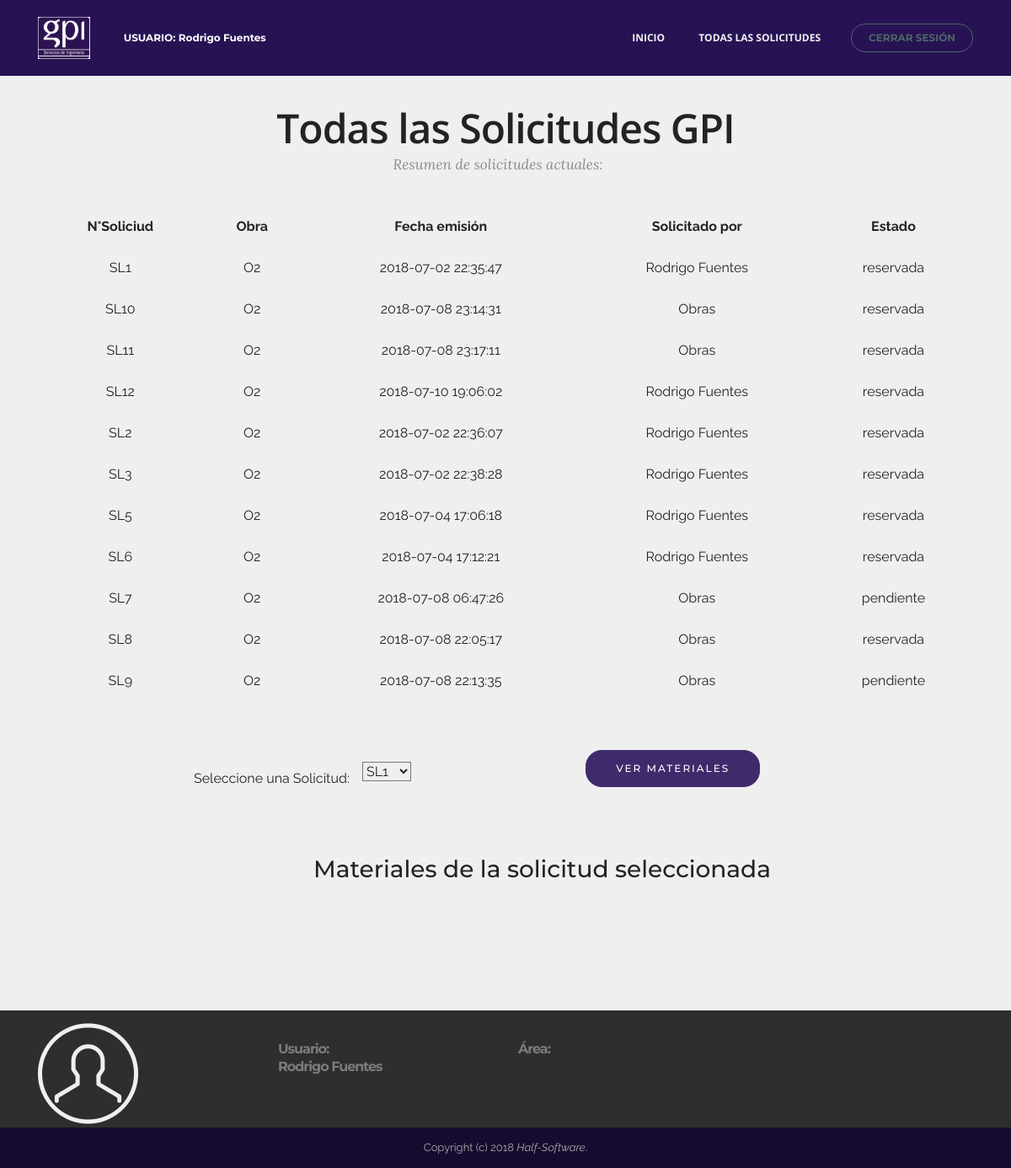
/GPI4/todas_las_solicitudes.php (signed in), run on the app's committed database.
### tables this page shows
CREATE TABLE IF NOT EXISTS `solicitud` (
  `numero` varchar(45) NOT NULL,
  `number` int(11) DEFAULT NULL,
  `fecha` timestamp NOT NULL DEFAULT CURRENT_TIMESTAMP,
  `solicitador` varchar(100) NOT NULL,
  `obra` varchar(45) NOT NULL,
  `estado` set('pendiente','reservada','solicitada','enviada a proveedores','recibida') NOT NULL DEFAULT 'pendiente',
  PRIMARY KEY (`numero`),
  KEY `solicitador` (`solicitador`,`obra`),
  KEY `obra` (`obra`),
  KEY `estado` (`estado`)
);

### GPI4/todas_las_solicitudes.php (the view, shortened to what this page needs)
<!DOCTYPE html>
<html >
<head>
  <link rel="stylesheet" href="assets/web/assets/mobirise-icons/mobirise-icons.css">
  <link rel="stylesheet" href="assets/tether/tether.min.css">
  <link rel="stylesheet" href="assets/bootstrap/css/bootstrap.min.css">
  <link rel="stylesheet" href="assets/animate.css/animate.min.css">
  <link rel="stylesheet" href="assets/dropdown/css/style.css">
  <link rel="stylesheet" href="assets/theme/css/style.css">
  <link rel="stylesheet" href="assets/mobirise/css/mbr-additional.css" type="text/css">
</head>
<body>
 <?php
	$conexion = new mysqli("localhost", "root", "", "gpi");
	$usuario = $_SESSION['username'];
	$area = $_SESSION['area'];
	$sql = "SELECT * FROM solicitud";
	$result = $conexion->query($sql);
?>
  <section id="ext_menu-6" data-rv-view="49">
    <nav class="navbar navbar-dropdown navbar-fixed-top">
        <div class="container">
            <div class="mbr-table">
                <div class="mbr-table-cell">
                    <div class="navbar-brand">
                        <a href="index.php" class="navbar-logo"><img src="assets/images/logogpi-158x128.png" alt="Mobirise"></a>
                        <a class="navbar-caption" >&nbsp; &nbsp; &nbsp; &nbsp;  USUARIO: <?php echo"$usuario" ?></a>
                    </div>
                </div>
                <div class="mbr-table-cell">
                    <ul class="nav-dropdown collapse pull-xs-right nav navbar-nav navbar-toggleable-sm" id="exCollapsingNavbar">
                    	<li class="nav-item"><a class="nav-link link" href="index.php">INICIO<br></a></li>
                    	<li class="nav-item"><a class="nav-link link" href="todas_las_solicitudes.php">TODAS LAS SOLICITUDES<br></a></li>
                   		<li class="nav-item nav-btn"><a class="nav-link btn btn-info-outline btn-info" href="logout.php">CERRAR SESIÓN</a></li></ul>
                </div>
            </div>
        </div>
    </nav>
</section>
<section class="mbr-section mbr-section__container article mbr-after-navbar" id="header3-v" data-rv-view="87" style="background-color: rgb(239, 239, 239); padding-top: 20px; padding-bottom: 0px;">
    <div class="container">
        <div class="row">
            <div class="col-xs-12">
                <h3 class="mbr-section-title display-2"><br><br>Todas las Solicitudes GPI</h3>
                <small class="mbr-section-subtitle"><p>Resumen de solicitudes actuales:&nbsp;&nbsp;&nbsp;&nbsp;</p></small>
            </div>
        </div>
    </div>
</section>
<section class="mbr-section form2" id="form2-12" data-rv-view="116" style="background-color: rgb(239, 239, 239); padding-top: 20px; padding-bottom: 120px;">
    <div class="mbr-section mbr-section__container mbr-section__container--middle">
        <div class="container">
            <div class="row">
                <div class="col-xs-12 text-xs-center">
              	<table  class="table">
				<tr><td><strong>N°Soliciud</strong></td><td><strong>Obra</strong></td><td><strong>Fecha emisión</strong></td><td><strong>Solicitado por</strong></td><td><strong>Estado</strong></td></tr>
				<?php while ($row = mysqli_fetch_assoc($result)){
					$numero = $row['numero'];
					$fecha = $row['fecha'];
					$solicitador = $row['solicitador'];
					$estado = $row['estado'];
					$obra2 = $row['obra'];
					echo "<tr><td>$numero</td><td>$obra2</td><td>$fecha</td><td>$solicitador</td><td>$estado</td></tr>";
				}?>
				</table>
                </div>
            </div>
        </div>
    </div>
    <div class="mbr-section mbr-section-nopadding">
        <div class="container">
            <div class="row">
                    <?php $result = $conexion->query($sql);?>
					<table ><form class="mbr-form" method='post' action='todas_las_solicitudes.php' >
						<tr><td><label class="boton2"><br>Seleccione una Solicitud:</label></td><td><select name='solicitud' class="boton3">
						<?php while ($row = mysqli_fetch_assoc($result)){
							$numero = $row['numero'];
							echo "<option value='$numero'>$numero</option>";
						}?>
						</select></td>
						<td><span class="boton"><button type="submit" class="btn btn-primary">VER MATERIALES</button></span></td></tr>
					</form></table>
            </div>
        </div>
    </div>
    <div class="mbr-section mbr-section-nopadding">
        <div class="container">
            <div class="row"><br><br>
    		<br><h3 class="tah">Materiales de la solicitud seleccionada</h3><br>
			</div>
		</div>
	</div>
</section>
<section class="mbr-section mbr-section-md-padding mbr-footer footer1" id="contacts1-8" data-rv-view="45" style="background-color: rgb(46, 46, 46); padding-top: 15px; padding-bottom: 5px;">
    <div class="container">
        <div class="row">
            <div class="mbr-footer-content col-xs-12 col-md-3">
                <div><span class="mbri-user mbr-iconfont mbr-iconfont-contacts1" style="color: rgb(239, 239, 239);"></span></div>
            </div>
            <div class="mbr-footer-content col-xs-12 col-md-3">
                <p><font color="#7c7c7c" face="Montserrat, sans-serif"><span style="font-size: 16px; letter-spacing: -1px;"><strong><br>Usuario:<br><?php echo"$usuario" ?></strong></span></font></p>
            </div>
            <div class="mbr-footer-content col-xs-12 col-md-3">
                <p><strong><br>Área:<br><?php echo"$area" ?></strong></p>
            </div>
        </div>
    </div>
</section>
<footer class="mbr-small-footer mbr-section mbr-section-nopadding" id="footer1-y" data-rv-view="94" style="background-color: rgb(22, 10, 46); padding-top: 0.875rem; padding-bottom: 0.875rem;">
    <div class="container text-xs-center">
        <p>Copyright (c) 2018 <em>Half-Software</em>.</p>
    </div>
</footer>
  </body>
</html>

### GPI4/assets/dropdown/css/style.css (style rules this page uses)
.navbar-dropdown { left: 0; padding: 0; position: absolute; right: 0; top: 0; transition: all 0.45s ease; z-index: 1030; }
.navbar-dropdown .navbar-brand { float: none; font-size: 0; padding: 1.25rem 0; position: relative; transition: padding 0.25s ease; white-space: nowrap; }
.navbar-dropdown .navbar-brand::before { content: ""; display: inline-block; height: 100%; vertical-align: middle; }
.navbar-dropdown .navbar-logo, .navbar-dropdown .navbar-caption { display: inline-block; vertical-align: middle; }
.navbar-dropdown .navbar-logo { margin-right: 0.8rem; transition: margin 0.3s ease-in-out; }
.navbar-dropdown .navbar-logo img { height: 3.125rem; transition: all 0.3s ease-in-out; }
.navbar-dropdown .mbr-table-cell { height: 5.625rem; }
.navbar-dropdown .navbar-caption { font-family: "Montserrat"; font-size: 1rem; font-weight: 700; white-space: normal; }
.navbar-dropdown .navbar-caption, .navbar-dropdown .navbar-caption:hover { color: inherit; text-decoration: none; }
.navbar-dropdown.navbar-fixed-top { position: fixed; }
.nav-dropdown { display: table !important; font-family: "Montserrat"; font-size: 0.75rem; font-weight: 700; height: auto !important; }
.nav-dropdown .nav-item { display: table-cell; float: none; vertical-align: middle; }
.nav-dropdown .nav-btn { padding-left: 1rem; }
.nav-dropdown .link { margin: 1.667em; padding: 0; transition: color .2s ease-in-out; }
.nav-dropdown .link::after, .nav-dropdown .dropdown-item::after { color: inherit; }
.nav-dropdown .btn { font-size: 0.75rem; font-weight: 700; letter-spacing: 0; margin-bottom: 0; padding-left: 1.25rem; padding-right: 1.25rem; }

### GPI4/assets/mobirise/css/mbr-additional.css (style rules this page uses)
body, input, textarea, .mbr-company .list-group-text { font-family: 'Raleway', sans-serif; }
.btn, .alert, h1, h2, h3, h4, h5, h6, .h1, .h2, .h3, .h4, .h5, .h6, .display-1, .display-2, .display-3, .display-4, .mbr-figure .mbr-figure-caption, .mbr-gallery-title, .mbr-map [data-state-details], .mbr-price { font-family: 'Montserrat', sans-serif; }
.mbr-footer-content h1, .mbr-footer .mbr-contacts h1, .mbr-footer-content h2, .mbr-footer .mbr-contacts h2, .mbr-footer-content h3, .mbr-footer .mbr-contacts h3, .mbr-footer-content h4, .mbr-footer .mbr-contacts h4, .mbr-footer-content p strong, .mbr-footer .mbr-contacts p strong, .mbr-footer-content strong, .mbr-footer .mbr-contacts strong { font-family: 'Montserrat', sans-serif; }
.btn { border-radius: 1.6em; }
.btn-sm, .lead a, .lead blockquote, .mbr-section-subtitle, .mbr-section-hero .mbr-section-lead, .mbr-cards .card-subtitle, .mbr-testimonial .card-block { font-family: 'Lora', serif; }
.btn-primary { background-color: #3f2b6c; border-color: #3f2b6c; color: #ffffff; }
.btn-info { background-color: #7e9b9f; border-color: #7e9b9f; color: #ffffff; }
.btn-info-outline { background: none; border-color: #4e6669; color: #4e6669; }
#ext_menu-6 .navbar-caption { color: #ffffff; font-size: 12px; }
#ext_menu-6 .link, #ext_menu-6 .dropdown-item { color: #efefef; font-family: 'Open Sans', sans-serif; }
#ext_menu-6 .link { font-size: 0.75rem; }
#ext_menu-6 .navbar, #ext_menu-6 .nav-dropdown-sm, #ext_menu-6 .nav-dropdown-sm .link[aria-expanded="true"], #ext_menu-6 .nav-dropdown-sm .dropdown-menu { background: #271354; }
#header3-v .mbr-section-title, #header3-v .mbr-section-subtitle { text-align: center; }
#header3-v .mbr-section-title { font-family: 'Open Sans', sans-serif; }

### GPI4/todas_las_solicitudes.php (style rules this page uses)
.boton { margin-left: 100%; }
.boton2 { margin-left: 50%; column-width: 400px }
.boton3 { margin-left: 3 0%; }
.tah { margin-left: 30% }

### data on the page
solicitud: numero "SL1", obra "O2", fecha "2018-07-02 22:35:47", solicitador "Rodrigo Fuentes", estado "reservada"
solicitud: numero "SL10", obra "O2", fecha "2018-07-08 23:14:31", solicitador "Obras", estado "reservada"
solicitud: numero "SL11", obra "O2", fecha "2018-07-08 23:17:11", solicitador "Obras", estado "reservada"
solicitud: numero "SL12", obra "O2", fecha "2018-07-10 19:06:02", solicitador "Rodrigo Fuentes", estado "reservada"
solicitud: numero "SL2", obra "O2", fecha "2018-07-02 22:36:07", solicitador "Rodrigo Fuentes", estado "reservada"
solicitud: numero "SL3", obra "O2", fecha "2018-07-02 22:38:28", solicitador "Rodrigo Fuentes", estado "reservada"
solicitud: numero "SL5", obra "O2", fecha "2018-07-04 17:06:18", solicitador "Rodrigo Fuentes", estado "reservada"
solicitud: numero "SL6", obra "O2", fecha "2018-07-04 17:12:21", solicitador "Rodrigo Fuentes", estado "reservada"
solicitud: numero "SL7", obra "O2", fecha "2018-07-08 06:47:26", solicitador "Obras", estado "pendiente"
solicitud: numero "SL8", obra "O2", fecha "2018-07-08 22:05:17", solicitador "Obras", estado "reservada"
solicitud: numero "SL9", obra "O2", fecha "2018-07-08 22:13:35", solicitador "Obras", estado "pendiente"

### other printed values
$usuario "Rodrigo Fuentes"
form field solicitud "SL1"
